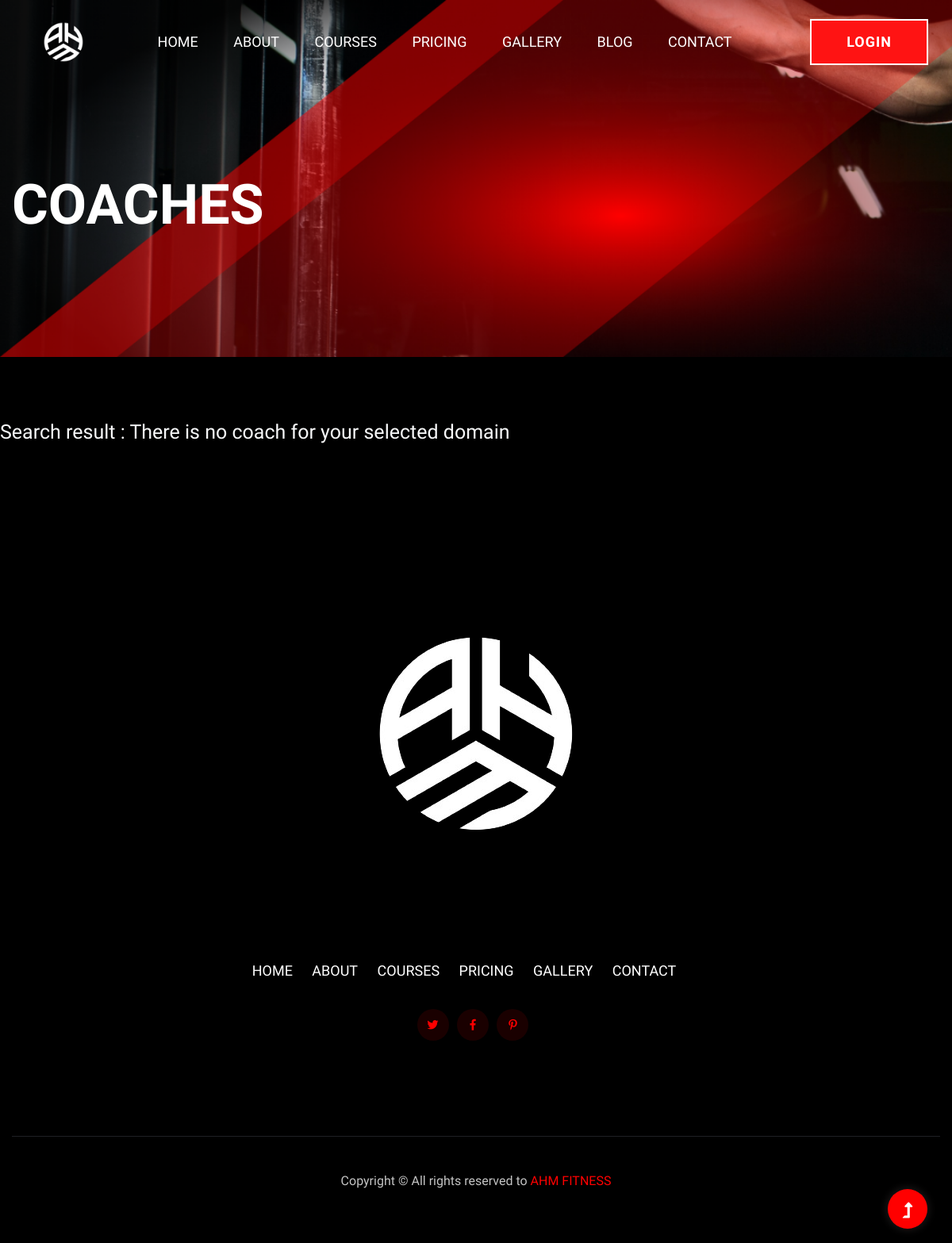
The page /coachs?q=bodybuilding on the database as committed earlier.
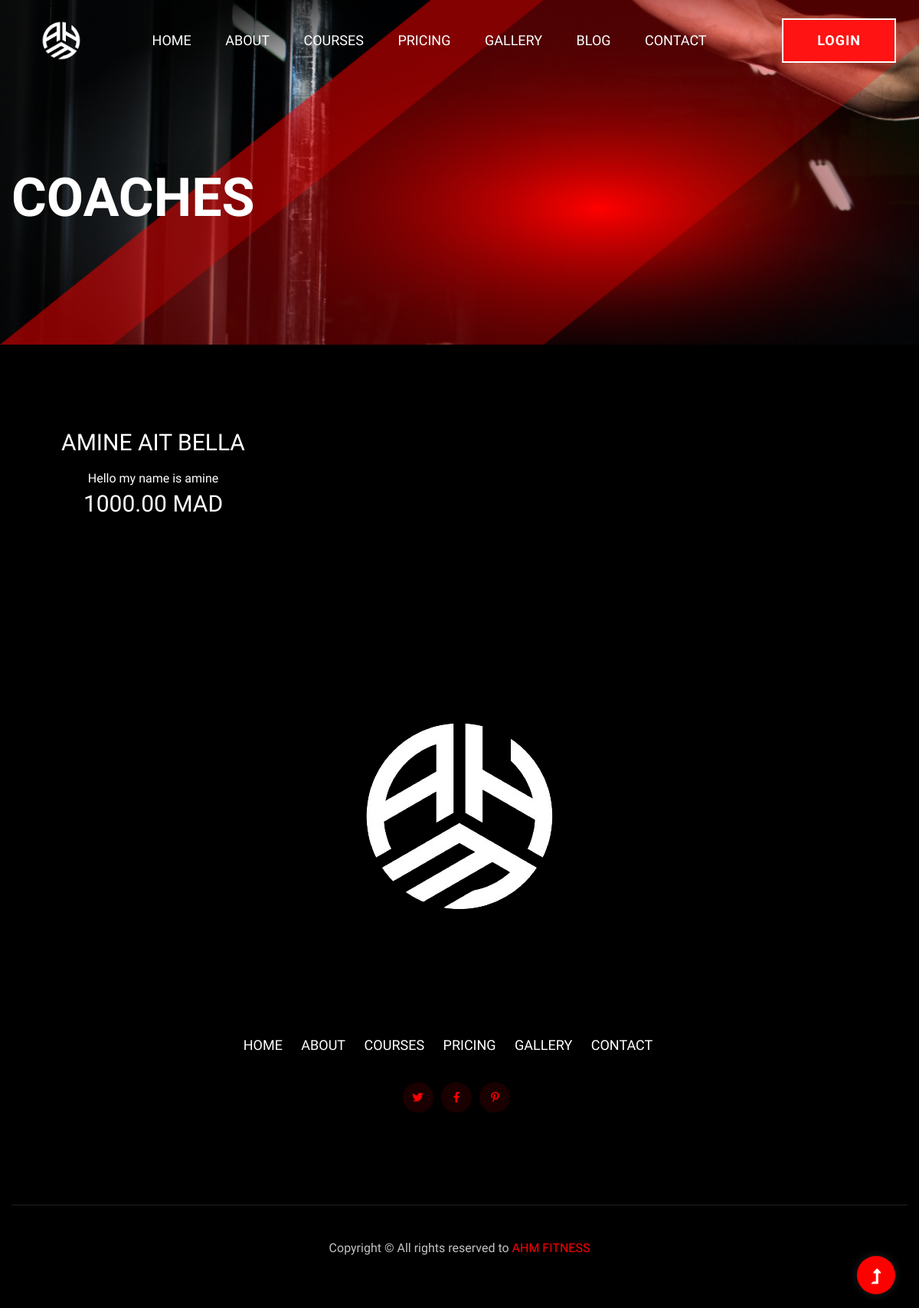
The same page on the database as committed later.
### tables this page shows
CREATE TABLE `coach_price` (
  `id_price` int(11) NOT NULL,
  `coach_id` int(11) NOT NULL,
  `price` decimal(10,2) NOT NULL,
  `update_date` datetime NOT NULL
);

CREATE TABLE `coach_account` (
  `coach_id` int(11) NOT NULL,
  `user_id` int(11) NOT NULL,
  `full_name` varchar(20) NOT NULL CHECK (octet_length(`full_name`) > 0),
  `about_me` varchar(255) NOT NULL,
  `phone` varchar(13) NOT NULL CHECK (octet_length(`phone`) >= 10 and octet_length(`phone`) <= 13),
  `domain` varchar(50) NOT NULL CHECK (octet_length(`domain`) > 0),
  `city` varchar(20) NOT NULL CHECK (octet_length(`city`) > 0),
  `state` varchar(20) NOT NULL CHECK (octet_length(`state`) > 0),
  `zipcode` varchar(20) NOT NULL CHECK (octet_length(`zipcode`) > 0 and octet_length(`zipcode`) <= 10),
  `country` varchar(20) NOT NULL CHECK (octet_length(`country`) > 0),
  `picture` varchar(50) DEFAULT NULL CHECK (octet_length(`picture`) < 50)
);

### coachs.php (the view, shortened to what this page needs)
<?php
require_once "pdo.php";
if (isset($_GET["q"]) && !empty($_GET["q"])) {
    $domain = htmlspecialchars($_GET["q"]);
    $domains = array("bodybuilding", "crossfit", "powerlifting", "boxing");
    if (!in_array($domain, $domains)) {
        header('location:index.php');
    } else {
?>
        <!doctype html>
        <html class="no-js" lang="zxx">
        <head>
            <link rel="stylesheet" href="assets/css/bootstrap.min.css">
            <link rel="stylesheet" href="assets/css/owl.carousel.min.css">
            <link rel="stylesheet" href="assets/css/slicknav.css">
            <link rel="stylesheet" href="assets/css/flaticon.css">
            <link rel="stylesheet" href="assets/css/gijgo.css">
            <link rel="stylesheet" href="assets/css/animate.min.css">
            <link rel="stylesheet" href="assets/css/animated-headline.css">
            <link rel="stylesheet" href="assets/css/magnific-popup.css">
            <link rel="stylesheet" href="assets/css/fontawesome-all.min.css">
            <link rel="stylesheet" href="assets/css/themify-icons.css">
            <link rel="stylesheet" href="assets/css/slick.css">
            <link rel="stylesheet" href="assets/css/nice-select.css">
            <link rel="stylesheet" href="assets/css/style.css">
        </head>
        <body class="black-bg">
            <main>
                <div class="slider-area2">
                    <div class="slider-height2 d-flex align-items-center">
                        <div class="container">
                            <div class="row">
                                <div class="col-xl-12">
                                    <div class="hero-cap hero-cap2 pt-70">
                                        <h2>Coaches</h2>
                                    </div>
                                </div>
                            </div>
                        </div>
                    </div>
                </div>
                <section class="team-area pt-80">
                    <div class="container">
                        <div class="row">
                            <?php
                            $coaches = $pdo->prepare('SELECT c.*,cp.* FROM coach_account as c
                            INNER JOIN coach_price as cp ON c.coach_id=cp.coach_id
                            WHERE c.domain LIKE :domain');
                            $coaches->bindParam(':domain', $domain);
                            $coaches->execute();
                            $coaches_result = $coaches->fetchAll();
                            if (count($coaches_result) > 0) {
                                foreach ($coaches_result as $row) {
                            ?>
                                    <div class="col-lg-4 col-md-6">
                                        <div class="single-cat text-center mb-30 wow fadeInUp" data-wow-duration="1s" data-wow-delay=".2s">
                                            <div class="cat-icon">
                                            </div>
                                            <div class="cat-cap">
                                                <h5><a href="services.html"><?php echo $row["full_name"]; ?></a></h5>
                                                <p><?php echo $row["about_me"]; ?> </p>
                                                <h5><a href="services.html"><?php echo $row["price"]; ?> MAD</a></h5>
                                            </div>
                                        </div>
                                    </div>
                            <?php
                                }
                            } else {
                                echo "<h1 class='text-center text-light'>Search result  : There is no coach for your selected domain</h1>";
                            }
                            ?>
                        </div>
                    </div>
                </section>
            </main>
            <div id="footer"></div>
            <div id="back-top">
                <a title="Go to Top" href="#"> <i class="fas fa-level-up-alt"></i></a>
            </div>
        </body>
        </html>
<?php
    }
} else {
    header('location:index.php');
}
?>

Rows that differ between the two databases and show on the page:
added coach_price: coach.full_name "AMINE AIT BELLA", coach.about_me "Hello my name is amine", price "1000.00"
Other text that changed with them:
text no longer shown: "Search result : There is no coach for your selected domain"
